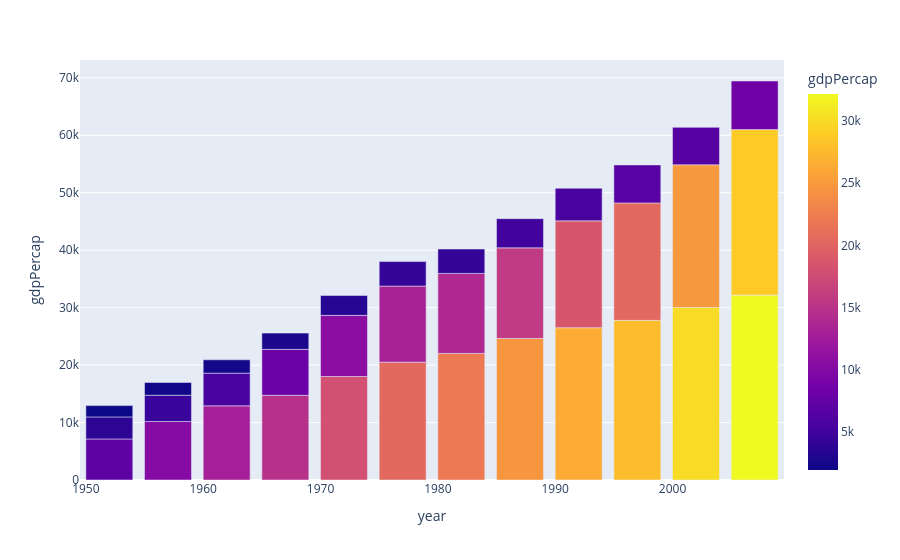

The notebook cell saved with this chart:
### Code cell
fig = px.bar(Germany, x="year", y="gdpPercap", color="gdpPercap", hover_name="country")

fig.show()

### Figure 1 — Plotly figure (JSON) as saved in the notebook; plotly's stock layout.template omitted (floating-point values rounded to 4 significant figures)
{"data": [{"alignmentgroup": "True", "hovertemplate": "<b>%{hovertext}</b><br><br>year=%{x}<br>gdpPercap=%{marker.color}<extra></extra>", "hovertext": ["Germany", "Germany", "Germany", "Germany", "Germany", "Germany", "Germany", "Germany", "Germany", "Germany", "Germany", "Germany", "Spain", "Spain", "Spain", "Spain", "Spain", "Spain", "Spain", "Spain", "Spain", "Spain", "Spain", "Spain", "Turkey", "Turkey", "Turkey", "Turkey", "Turkey", "Turkey", "Turkey", "Turkey", "Turkey", "Turkey", "Turkey", "Turkey"], "legendgroup": "", "marker": {"color": [7144.0, 10190.0, 12900.0, 14750.0, 18020.0, 20510.0, 22030.0, 24640.0, 26510.0, 27790.0, 30040.0, 32170.0, 3834.0, 4565.0, 5694.0, 7994.0, 10640.0, 13240.0, 13930.0, 15760.0, 18600.0, 20450.0, 24840.0, 28820.0, 1969.0, 2219.0, 2323.0, 2826.0, 3451.0, 4269.0, 4241.0, 5089.0, 5678.0, 6601.0, 6508.0, 8458.0], "coloraxis": "coloraxis", "pattern": {"shape": ""}}, "name": "", "offsetgroup": "", "orientation": "v", "showlegend": false, "textposition": "auto", "type": "bar", "x": [1952, 1957, 1962, 1967, 1972, 1977, 1982, 1987, 1992, 1997, 2002, 2007, 1952, 1957, 1962, 1967, 1972, 1977, 1982, 1987, 1992, 1997, 2002, 2007, 1952, 1957, 1962, 1967, 1972, 1977, 1982, 1987, 1992, 1997, 2002, 2007], "xaxis": "x", "y": [7144.0, 10190.0, 12900.0, 14750.0, 18020.0, 20510.0, 22030.0, 24640.0, 26510.0, 27790.0, 30040.0, 32170.0, 3834.0, 4565.0, 5694.0, 7994.0, 10640.0, 13240.0, 13930.0, 15760.0, 18600.0, 20450.0, 24840.0, 28820.0, 1969.0, 2219.0, 2323.0, 2826.0, 3451.0, 4269.0, 4241.0, 5089.0, 5678.0, 6601.0, 6508.0, 8458.0], "yaxis": "y"}], "layout": {"autosize": true, "barmode": "relative", "coloraxis": {"colorbar": {"title": {"text": "gdpPercap"}}, "colorscale": [[0, "#0d0887"], [0.1111, "#46039f"], [0.2222, "#7201a8"], [0.3333, "#9c179e"], [0.4444, "#bd3786"], [0.5556, "#d8576b"], [0.6667, "#ed7953"], [0.7778, "#fb9f3a"], [0.8889, "#fdca26"], [1, "#f0f921"]]}, "legend": {"tracegroupgap": 0}, "margin": {"t": 60}, "xaxis": {"anchor": "y", "autorange": true, "domain": [0, 1], "range": [1950.0, 2010.0], "title": {"text": "year"}, "type": "linear"}, "yaxis": {"anchor": "x", "autorange": true, "domain": [0, 1], "range": [0, 73100.0], "title": {"text": "gdpPercap"}, "type": "linear"}}}
